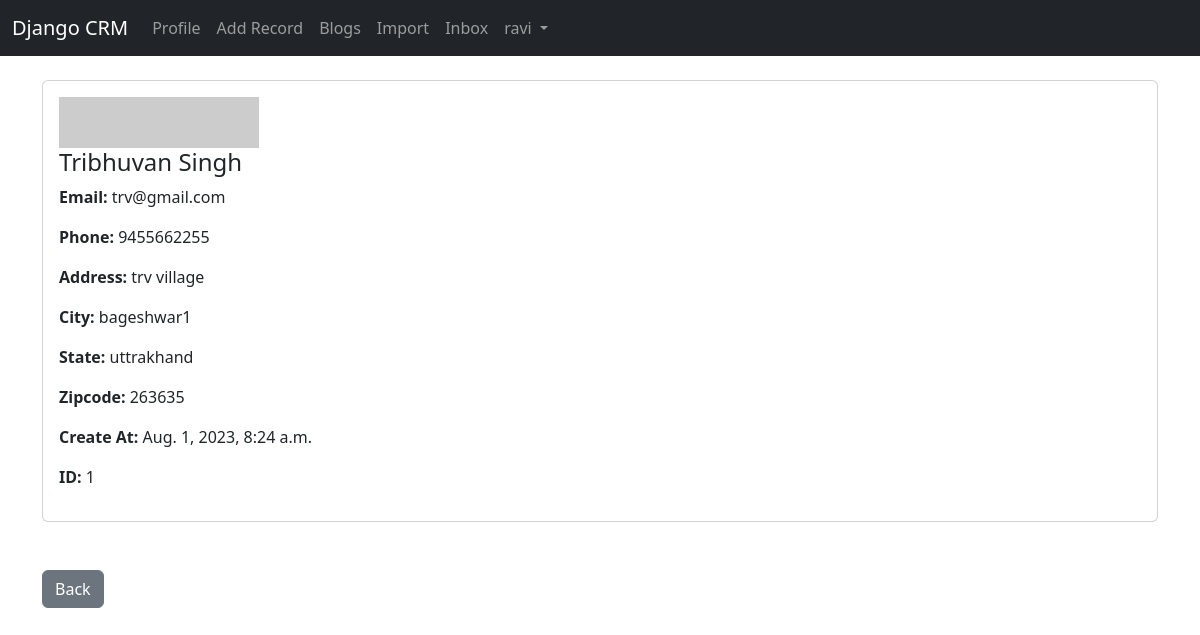
The page /record/1 (signed in) on the database its author committed.
### website/models.py (models this page shows, shortened)
class Record(models.Model):
	created_at = models.DateTimeField(auto_now_add=True)
	first_name = models.CharField(max_length=50)
	last_name =  models.CharField(max_length=50)
	email =  models.CharField(max_length=100)
	phone = models.CharField(max_length=15)
	address =  models.CharField(max_length=100)
	city =  models.CharField(max_length=50)
	state =  models.CharField(max_length=50)
	zipcode =  models.CharField(max_length=20)

### website/views.py (the view)
# urls.py: path('record/<int:pk>', views.customer_record, name='record'),
def customer_record(request, pk):
	if request.user.is_authenticated:
		customer_record = Record.objects.get(id=pk)
		return render(request, 'record.html', {'customer_record':customer_record})
	else:
		messages.success(request, "You Must Be Logged In To View That Page...")
		return redirect('home')

### website/templates/record.html (shortened to what this page needs)
{% extends 'base.html' %}
{% block content %}
<div class="card">
    <div class="card-body">
        <img src="https://fastly.picsum.photos/id/787/200/300.jpg?hmac=XItcL1ki66gQzP2FwRZjLbruiohUmaOYs9mmlDZe9KE" alt="User Image" width="200" class="float-left">
        <h4 class="card-title">
            {{ customer_record.first_name }} {{ customer_record.last_name }}
        </h4>
        <p class="card-text">
            <strong>Email: </strong>{{ customer_record.email }}
        </p>
        <p class="card-text">
            <strong>Phone: </strong>{{ customer_record.phone }}
        </p>
        <p class="card-text">
            <strong>Address: </strong>{{ customer_record.address }}
        </p>
        <p class="card-text">
            <strong>City: </strong>{{ customer_record.city }}
        </p>
        <p class="card-text">
            <strong>State: </strong>{{ customer_record.state }}
        </p>
        <p class="card-text">
            <strong>Zipcode: </strong>{{ customer_record.zipcode }}
        </p>
        <p class="card-text">
            <strong>Create At: </strong>{{ customer_record.created_at }}
        </p>
        <p class="card-text">
            <strong>ID: </strong>{{ customer_record.id }}
        </p>
    </div>
</div>
<br/><br/>
<a href="{% url 'home' %}" class="btn btn-secondary">Back</a>
{% endblock %}

### website/templates/navbar.html (shortened to what this page needs)
<nav class="navbar navbar-expand-lg navbar-dark bg-dark">
    <div class="container-fluid">
        <a class="navbar-brand" href="{% url 'home' %}">Django CRM</a>
        <div class="collapse navbar-collapse" id="navbarSupportedContent">
            <ul class="navbar-nav me-auto mb-2 mb-lg-0">
                {% if user.is_authenticated %}
                <li class="nav-item">
                    <a class="nav-link" href="{% url 'author_profile' request.user.id %}">Profile</a>
                </li>
                <li class="nav-item">
                    <a class="nav-link" href="{% url 'add_record' %}">Add Record</a>
                </li>
                <li class="nav-item">
                    <a class="nav-link" href="{% url 'blog_post_list' %}">Blogs</a>
                </li>
                <li class="nav-item">
                    <a class="nav-link" href="{% url 'import_records' %}">Import</a>
                </li>
                <li class="nav-item">
                    <a class="nav-link {% if unread_messages %}unread{% endif %}" href="{% url 'inbox' %}">
                        Inbox
                    </a>
                </li>
                 <li class="nav-item dropdown">
                    <a class="nav-link dropdown-toggle" href="#" role="button" data-bs-toggle="dropdown" aria-expanded="false">
                        {{ user.username }}
                    </a>
                </li>
                {% endif %}
            </ul>
        </div>
    </div>
</nav>

### rows shown on the page
Record: first_name "Tribhuvan", last_name "Singh", email "trv@gmail.com", phone "9455662255", address "trv village", city "bageshwar1", state "uttrakhand", zipcode "263635", created_at "Aug. 1, 2023, 8:24 a.m.", id "1"

### other values the page prints
{{ user.username }} "ravi"
